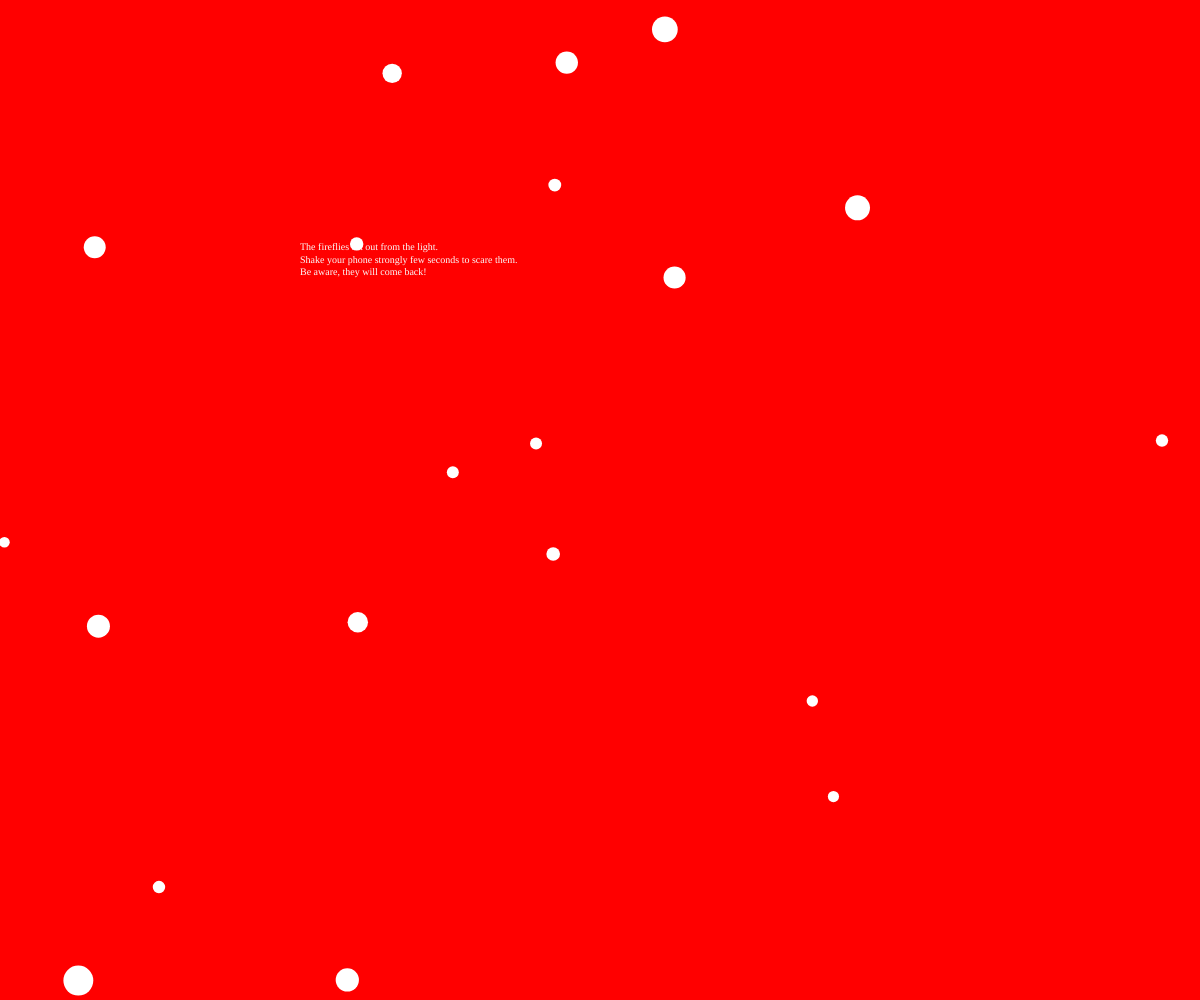
Frame 1 (no input)
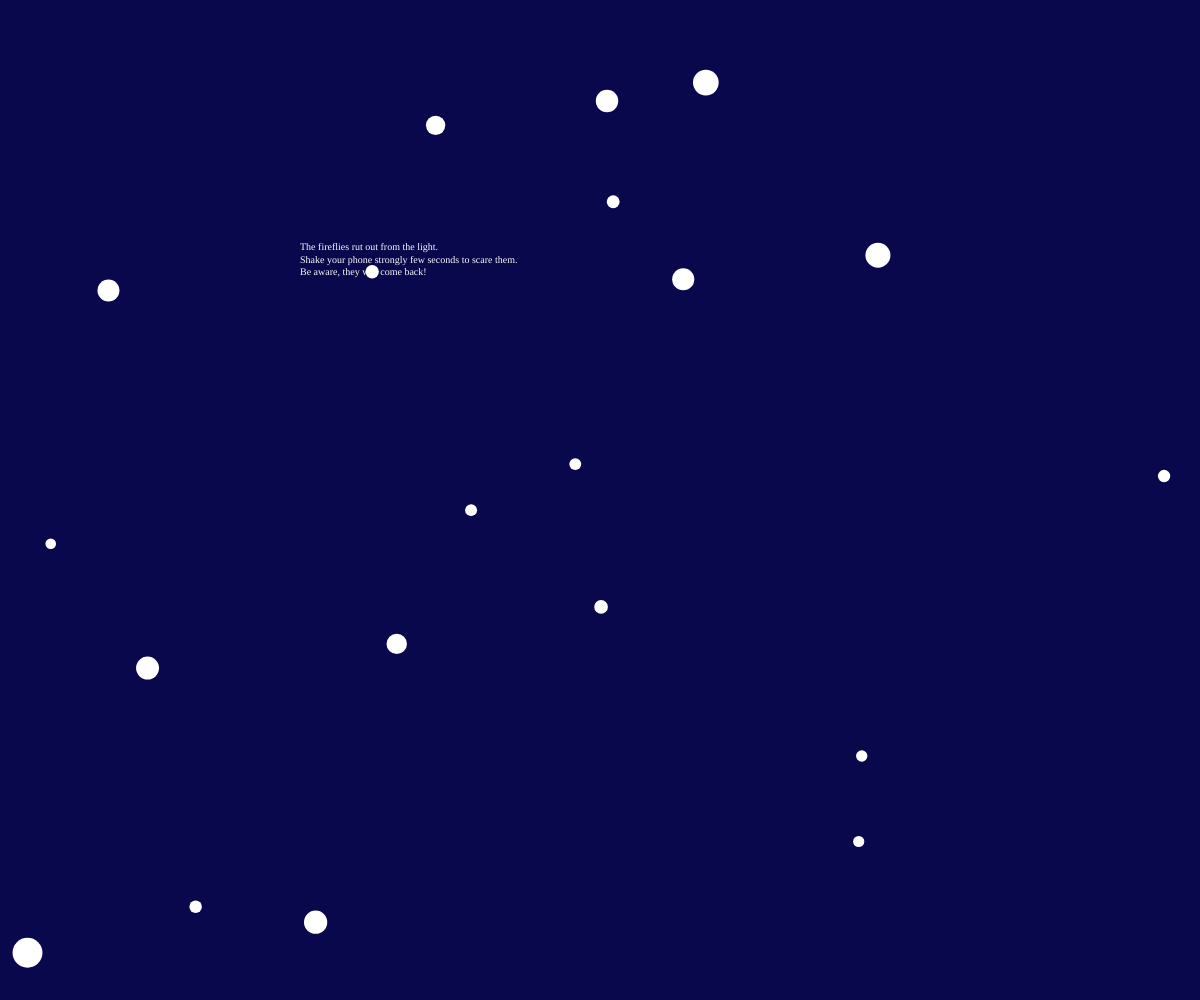
Frame 60 (no input)
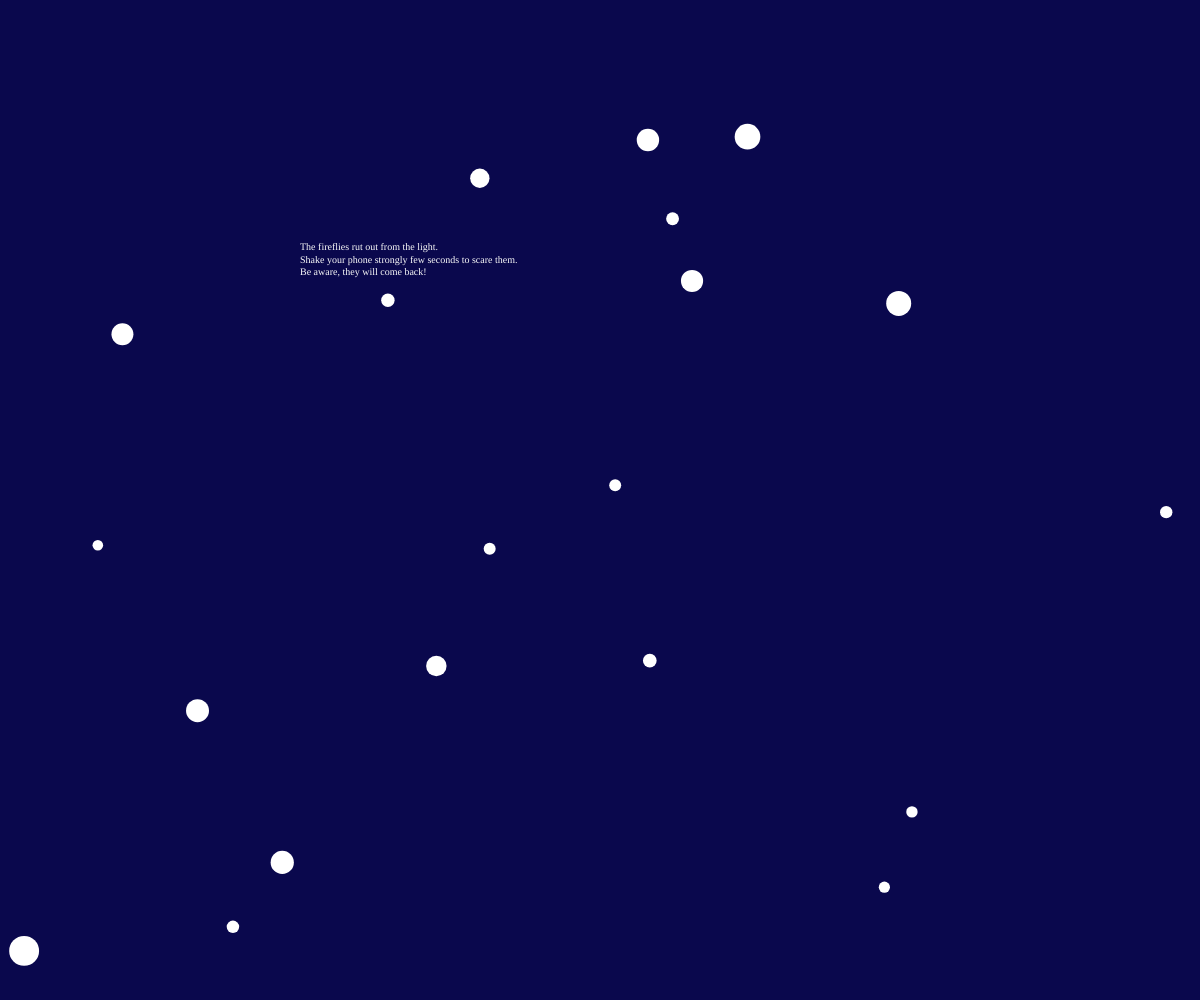
Frame 120 (the mouse pressed at the canvas centre since frame 60)

The p5.js sketch that drew these frames (run headless with seeded random() and noise() and a simulated clock; from frame 60 on, the mouse is pressed at the canvas centre):

// p5.js sketch
// ── sketch.js

var balls = [];

var threshold = 30;
var accChangeX = 0;
var accChangeY = 0;
var accChangeT = 0;
var r=255
var g=0
var b=0
var myColor;

function setup() {
  createCanvas(windowWidth, windowHeight);
  myColor = color(r,g,b)
  background(myColor)
  noStroke()
  for (var i=0; i<20; i++) {
    balls.push(new Ball());
  }
}

function draw() {
    myColor = color(r,g,b)
    background(myColor)
    push()
    fill(250)
    textSize(10);
    textFont('Allerta Stencil')
    text('The fireflies rut out from the light.\nShake your phone strongly few seconds to scare them.\nBe aware, they will come back!',windowWidth/4, windowHeight/4)
    pop()
    if (r >5){
      r-=5
    }
    if (g >5){
      g-=5
    }
  for (var i=0; i<balls.length; i++) {
    balls[i].move();
    balls[i].display();
  }

  checkForShake();

 }

function Ball() {
  this.x = random(0,width);
  this.y = random(0,height);
  this.diameter = random(10, 30);
  this.xspeed = random(0,2);
  this.yspeed = random(0,2);
  this.oxspeed = this.xspeed;
  this.oyspeed = this.yspeed;
  this.direction = 0.5;

  this.move = function() {
    this.x += this.xspeed * this.direction;
    this.y += this.yspeed * this.direction;
  };

  // Rebota cuando toca el borde
  this.turn = function() {
    if (this.x < 0) {
      this.x = 0;
      this.direction = -this.direction;
    }
    else if (this.y < 0) {
      this.y = 0;
      this.direction = -this.direction;
    }
    else if (this.x > width - 20) {
      this.x = width - 20;
      this.direction = -this.direction;
    }
    else if (this.y > height - 20) {
      this.y = height - 20;
      this.direction = -this.direction;
    }
  }

  this.shake = function() {
    this.xspeed += random(5, accChangeX/3);
    this.yspeed += random(5, accChangeX/3);
  }

  this.stopShake = function() {
    if (this.xspeed > this.oxspeed) {
      this.xspeed -= 0.6;
    }
    else {
      this.xspeed = this.oxspeed;
    }
    if (this.yspeed > this.oyspeed) {
      this.yspeed -= 0.6;
    }
    else {
      this.yspeed = this.oyspeed;
    }
  };

  this.display = function() {
    ellipse(this.x, this.y, this.diameter, this.diameter);
  }
}

function checkForShake() {
  // Calcular cambio total de aceleración en x e y, (accelerationX, accelerationY)
  accChangeX = abs(accelerationX - pAccelerationX);
  accChangeY = abs(accelerationY - pAccelerationY);
  accChangeT = accChangeX + accChangeY;
  if (accChangeT >= threshold) {
    for (var i=0; i<balls.length; i++) {
      balls[i].shake();
      balls[i].turn();
       r = 255
       g = 244
       b = 0
    }
  }
  else {
    for (var i=0; i<balls.length; i++) {
      balls[i].stopShake();
      balls[i].turn();
      r = 10
      g = 8
      b = 77
    }
  }
}
